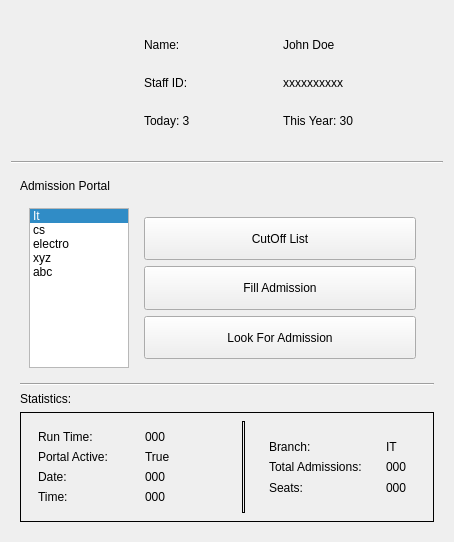
<?xml version="1.0" encoding="UTF-8"?>
<ui version="4.0">
 <class>Form</class>
 <widget class="QWidget" name="Form">
  <property name="geometry">
   <rect>
    <x>0</x>
    <y>0</y>
    <width>454</width>
    <height>542</height>
   </rect>
  </property>
  <property name="windowTitle">
   <string>Form</string>
  </property>
  <layout class="QVBoxLayout" name="verticalLayout">
   <item>
    <widget class="QWidget" name="widget_2" native="true">
     <property name="sizePolicy">
      <sizepolicy hsizetype="Preferred" vsizetype="Fixed">
       <horstretch>0</horstretch>
       <verstretch>0</verstretch>
      </sizepolicy>
     </property>
     <layout class="QHBoxLayout" name="horizontalLayout">
      <item>
       <widget class="QLabel" name="label">
        <property name="sizePolicy">
         <sizepolicy hsizetype="Fixed" vsizetype="Fixed">
          <horstretch>0</horstretch>
          <verstretch>0</verstretch>
         </sizepolicy>
        </property>
        <property name="minimumSize">
         <size>
          <width>100</width>
          <height>100</height>
         </size>
        </property>
        <property name="maximumSize">
         <size>
          <width>100</width>
          <height>100</height>
         </size>
        </property>
        <property name="text">
         <string/>
        </property>
        <property name="pixmap">
         <pixmap>images/profile_placeholder.png</pixmap>
        </property>
        <property name="scaledContents">
         <bool>true</bool>
        </property>
       </widget>
      </item>
      <item>
       <widget class="QWidget" name="widget_3" native="true">
        <property name="styleSheet">
         <string notr="true"/>
        </property>
        <layout class="QVBoxLayout" name="verticalLayout_2">
         <item>
          <widget class="QWidget" name="widget_6" native="true">
           <layout class="QHBoxLayout" name="horizontalLayout_3">
            <item>
             <widget class="QLabel" name="label_2">
              <property name="text">
               <string>Name:</string>
              </property>
             </widget>
            </item>
            <item>
             <widget class="QLabel" name="label_3">
              <property name="text">
               <string>John Doe</string>
              </property>
             </widget>
            </item>
           </layout>
          </widget>
         </item>
         <item>
          <widget class="QWidget" name="widget_5" native="true">
           <layout class="QHBoxLayout" name="horizontalLayout_4">
            <item>
             <widget class="QLabel" name="label_4">
              <property name="text">
               <string>Staff ID:</string>
              </property>
             </widget>
            </item>
            <item>
             <widget class="QLabel" name="label_7">
              <property name="text">
               <string>xxxxxxxxxx</string>
              </property>
             </widget>
            </item>
           </layout>
          </widget>
         </item>
         <item>
          <widget class="QWidget" name="widget_4" native="true">
           <layout class="QHBoxLayout" name="horizontalLayout_2">
            <item>
             <widget class="QLabel" name="label_5">
              <property name="text">
               <string>Today: 3</string>
              </property>
             </widget>
            </item>
            <item>
             <widget class="QLabel" name="label_6">
              <property name="text">
               <string>This Year: 30</string>
              </property>
             </widget>
            </item>
           </layout>
          </widget>
         </item>
        </layout>
       </widget>
      </item>
     </layout>
    </widget>
   </item>
   <item>
    <widget class="Line" name="line_2">
     <property name="orientation">
      <enum>Qt::Horizontal</enum>
     </property>
    </widget>
   </item>
   <item>
    <widget class="QWidget" name="widget" native="true">
     <layout class="QVBoxLayout" name="verticalLayout_3">
      <item>
       <widget class="QLabel" name="label_9">
        <property name="sizePolicy">
         <sizepolicy hsizetype="Preferred" vsizetype="Fixed">
          <horstretch>0</horstretch>
          <verstretch>0</verstretch>
         </sizepolicy>
        </property>
        <property name="text">
         <string>Admission Portal</string>
        </property>
       </widget>
      </item>
      <item>
       <widget class="QWidget" name="widget_7" native="true">
        <layout class="QHBoxLayout" name="horizontalLayout_5">
         <item>
          <widget class="QListWidget" name="listWidget">
           <property name="sizePolicy">
            <sizepolicy hsizetype="Fixed" vsizetype="Preferred">
             <horstretch>0</horstretch>
             <verstretch>0</verstretch>
            </sizepolicy>
           </property>
           <property name="minimumSize">
            <size>
             <width>100</width>
             <height>0</height>
            </size>
           </property>
           <property name="maximumSize">
            <size>
             <width>100</width>
             <height>16777215</height>
            </size>
           </property>
           <property name="styleSheet">
            <string notr="true"/>
           </property>
           <property name="currentRow">
            <number>0</number>
           </property>
           <item>
            <property name="text">
             <string>It</string>
            </property>
           </item>
           <item>
            <property name="text">
             <string>cs</string>
            </property>
           </item>
           <item>
            <property name="text">
             <string>electro</string>
            </property>
           </item>
           <item>
            <property name="text">
             <string>xyz</string>
            </property>
           </item>
           <item>
            <property name="text">
             <string>abc</string>
            </property>
           </item>
          </widget>
         </item>
         <item>
          <widget class="QWidget" name="widget_10" native="true">
           <layout class="QVBoxLayout" name="verticalLayout_4">
            <item>
             <widget class="QPushButton" name="pushButton_3">
              <property name="sizePolicy">
               <sizepolicy hsizetype="Preferred" vsizetype="Preferred">
                <horstretch>0</horstretch>
                <verstretch>0</verstretch>
               </sizepolicy>
              </property>
              <property name="text">
               <string>CutOff List</string>
              </property>
             </widget>
            </item>
            <item>
             <widget class="QPushButton" name="pushButton">
              <property name="sizePolicy">
               <sizepolicy hsizetype="Preferred" vsizetype="Preferred">
                <horstretch>0</horstretch>
                <verstretch>0</verstretch>
               </sizepolicy>
              </property>
              <property name="text">
               <string>Fill Admission</string>
              </property>
             </widget>
            </item>
            <item>
             <widget class="QPushButton" name="pushButton_2">
              <property name="sizePolicy">
               <sizepolicy hsizetype="Preferred" vsizetype="Preferred">
                <horstretch>0</horstretch>
                <verstretch>0</verstretch>
               </sizepolicy>
              </property>
              <property name="text">
               <string>Look For Admission</string>
              </property>
             </widget>
            </item>
           </layout>
          </widget>
         </item>
        </layout>
       </widget>
      </item>
      <item>
       <widget class="Line" name="line_3">
        <property name="orientation">
         <enum>Qt::Horizontal</enum>
        </property>
       </widget>
      </item>
      <item>
       <widget class="QLabel" name="label_8">
        <property name="sizePolicy">
         <sizepolicy hsizetype="Preferred" vsizetype="Fixed">
          <horstretch>0</horstretch>
          <verstretch>0</verstretch>
         </sizepolicy>
        </property>
        <property name="text">
         <string>Statistics:</string>
        </property>
       </widget>
      </item>
      <item>
       <widget class="QWidget" name="statistic_hcont" native="true">
        <property name="styleSheet">
         <string notr="true">#statistic_hcont{
border: 1px solid black
}
#line{
border: 1px solid black
}</string>
        </property>
        <layout class="QHBoxLayout" name="horizontalLayout_6">
         <item>
          <widget class="QWidget" name="widget_15" native="true">
           <layout class="QVBoxLayout" name="verticalLayout_7">
            <item>
             <widget class="QLabel" name="label_16">
              <property name="text">
               <string>Run Time:</string>
              </property>
             </widget>
            </item>
            <item>
             <widget class="QLabel" name="label_17">
              <property name="text">
               <string>Portal Active:</string>
              </property>
             </widget>
            </item>
            <item>
             <widget class="QLabel" name="label_18">
              <property name="text">
               <string>Date:</string>
              </property>
             </widget>
            </item>
            <item>
             <widget class="QLabel" name="label_22">
              <property name="text">
               <string>Time:</string>
              </property>
             </widget>
            </item>
           </layout>
          </widget>
         </item>
         <item>
          <widget class="QWidget" name="widget_16" native="true">
           <layout class="QVBoxLayout" name="verticalLayout_8">
            <item>
             <widget class="QLabel" name="label_19">
              <property name="text">
               <string>000</string>
              </property>
             </widget>
            </item>
            <item>
             <widget class="QLabel" name="label_20">
              <property name="text">
               <string>True</string>
              </property>
             </widget>
            </item>
            <item>
             <widget class="QLabel" name="label_21">
              <property name="text">
               <string>000</string>
              </property>
             </widget>
            </item>
            <item>
             <widget class="QLabel" name="label_23">
              <property name="text">
               <string>000</string>
              </property>
             </widget>
            </item>
           </layout>
          </widget>
         </item>
         <item>
          <widget class="Line" name="line">
           <property name="orientation">
            <enum>Qt::Vertical</enum>
           </property>
          </widget>
         </item>
         <item>
          <widget class="QWidget" name="widget_12" native="true">
           <layout class="QHBoxLayout" name="horizontalLayout_8">
            <item>
             <widget class="QWidget" name="widget_14" native="true">
              <layout class="QVBoxLayout" name="verticalLayout_6">
               <item>
                <widget class="QLabel" name="label_13">
                 <property name="text">
                  <string>Branch:</string>
                 </property>
                </widget>
               </item>
               <item>
                <widget class="QLabel" name="label_15">
                 <property name="text">
                  <string>Total Admissions:</string>
                 </property>
                </widget>
               </item>
               <item>
                <widget class="QLabel" name="label_14">
                 <property name="text">
                  <string>Seats:</string>
                 </property>
                </widget>
               </item>
              </layout>
             </widget>
            </item>
            <item>
             <widget class="QWidget" name="widget_13" native="true">
              <layout class="QVBoxLayout" name="verticalLayout_5">
               <item>
                <widget class="QLabel" name="label_11">
                 <property name="text">
                  <string>IT</string>
                 </property>
                </widget>
               </item>
               <item>
                <widget class="QLabel" name="label_10">
                 <property name="text">
                  <string>000</string>
                 </property>
                </widget>
               </item>
               <item>
                <widget class="QLabel" name="label_12">
                 <property name="text">
                  <string>000</string>
                 </property>
                </widget>
               </item>
              </layout>
             </widget>
            </item>
           </layout>
          </widget>
         </item>
        </layout>
       </widget>
      </item>
     </layout>
    </widget>
   </item>
  </layout>
 </widget>
 <resources/>
 <connections/>
</ui>
